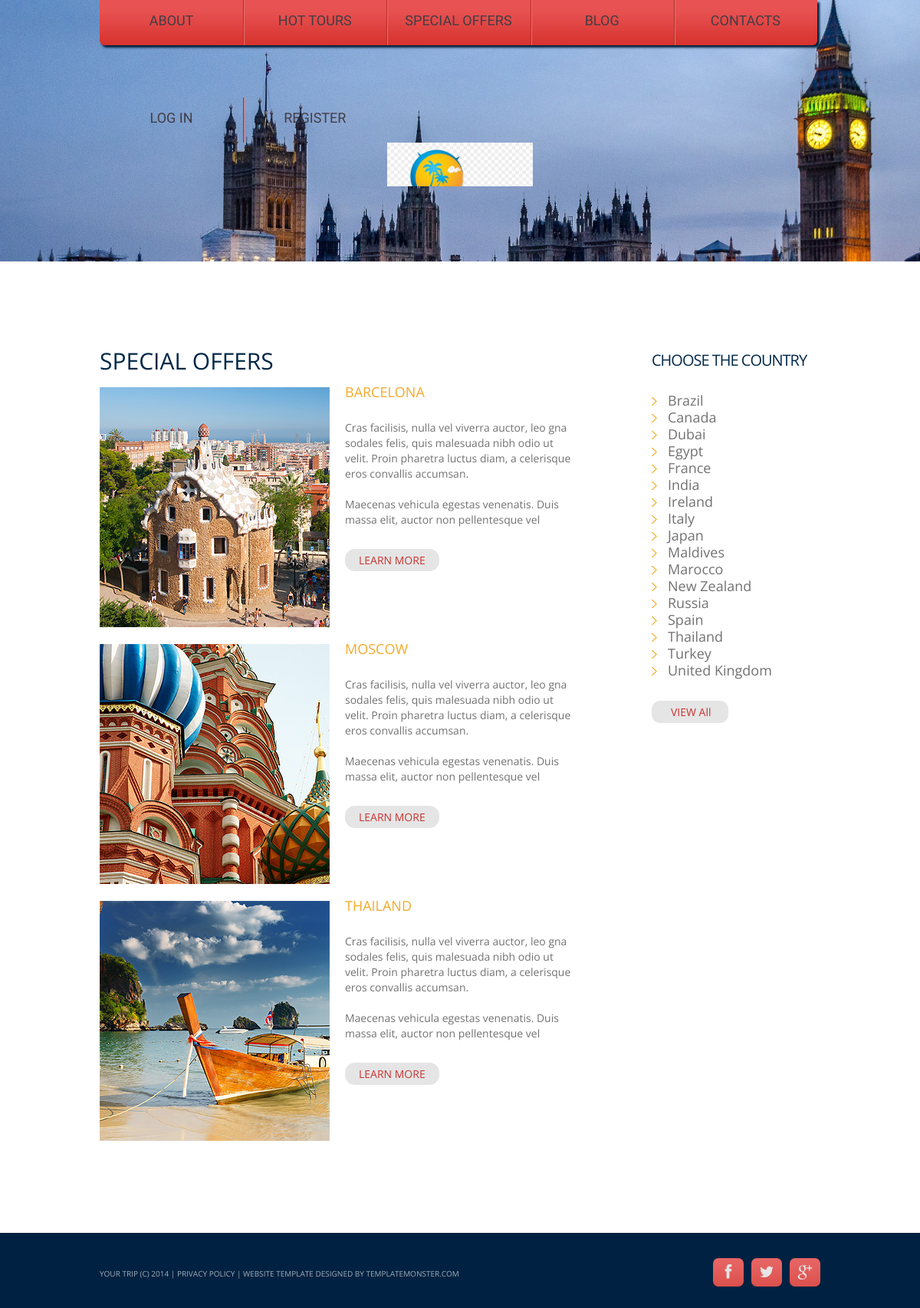
Screenshot of /offers with the database file from the repository.
### travel/models.py (models this page shows, shortened)
class Country(models.Model):
    holiday = models.ForeignKey(Blog, on_delete=models.CASCADE, related_name="holiday")
    country = models.CharField(max_length=150)
    categories = models.CharField(max_length=100)
    class Meta:
        ordering = ['country']

### travel/views.py (the view)
# urls.py: path("offers", views.offers, name="offers"),
def offers(request):
    country = Country.objects.all()
    return render(request, "travel/offers.html",{
        "country": country
    })

### travel/templates/travel/offers.html (shortened to what this page needs)
{% extends 'travel/base.html' %}
{% block body %}
		<div class="content"><div class="ic"></div>
			<div class="container_12">
				<div class="grid_8">
					<h3>Special offers</h3>
					<div class="block2">
						<img src="static/images/page3_img1.jpg" alt="" class="img_inner fleft">
						<div class="extra_wrapper">
							<div class="text1 col1"><a href="#">Barcelona</a></div>
							<p>Cras facilisis, nulla vel viverra auctor, leo gna sodales felis, quis malesuada nibh odio ut velit. Proin pharetra luctus diam, a celerisque eros convallis accumsan. </p>Maecenas vehicula egestas venenatis. Duis massa elit, auctor non pellentesque vel
							<br>
							{% for c in country %}
								{% if c.country == "Spain" %}
									<a href="{% url 'country' c.id %}" class="link1">LEARN MORE</a>
								{% endif %}
							{% endfor %}
						</div>
					</div>
					<div class="block2">
						<img src="static/images/page3_img2.jpg" alt="" class="img_inner fleft">
						<div class="extra_wrapper">
							<div class="text1 col1"><a href="#">Moscow</a></div>
							<p>Cras facilisis, nulla vel viverra auctor, leo gna sodales felis, quis malesuada nibh odio ut velit. Proin pharetra luctus diam, a celerisque eros convallis accumsan. </p>Maecenas vehicula egestas venenatis. Duis massa elit, auctor non pellentesque vel
							<br>
							{% for c in country %}
								{% if c.country == "Russia" %}
									<a href="{% url 'country' c.id %}" class="link1">LEARN MORE</a>
								{% endif %}
							{% endfor %}
						</div>
					</div>
					<div class="block2">
						<img src="static/images/page3_img3.jpg" alt="" class="img_inner fleft">
						<div class="extra_wrapper">
							<div class="text1 col1"><a href="#">Thailand</a></div>
							<p>Cras facilisis, nulla vel viverra auctor, leo gna sodales felis, quis malesuada nibh odio ut velit. Proin pharetra luctus diam, a celerisque eros convallis accumsan. </p>Maecenas vehicula egestas venenatis. Duis massa elit, auctor non pellentesque vel
							<br>
							{% for c in country %}
							{% if c.country == "Thailand" %}
								<a href="{% url 'country' c.id %}" class="link1">LEARN MORE</a>
							{% endif %}
						{% endfor %}
						</div>
					</div>
				</div>
				<div class="grid_3 prefix_1">
					<h5>CHOOse the country</h5>
					{% for c in country %}
					<ul class="list">
						<li><a href="{% url 'country' c.id %}">{{c.country}}</a></li>
					</ul>
					{% endfor %}
					<a href="{% url 'blog' %}" class="link1">VIEW A<span class="low">ll</span></a>
				</div>
			</div>
		</div>
{% endblock %}

### travel/templates/travel/base.html (shortened to what this page needs)
<!DOCTYPE html>
<html lang="en">
	<head>
		{% load static %}
		<link rel="stylesheet" href="{% static 'css/style.css' %}">
	</head>
	<body>
		<header>
			<div class="container_12">
				<div class="grid_12">
					<div class="menu_block">
						<nav class="horizontal-nav full-width horizontalNav-notprocessed">
							<ul class="sf-menu">
								<li><a href="{% url 'index' %}">ABOUT</a></li>
								<li><a href="{% url 'hot_tours' %}">HOT TOURS</a></li>
								<li><a href="{% url 'offers' %}">SPECIAL OFFERS</a></li>
								<li><a href="{% url 'blog' %}">BLOG</a></li>
								<li><a href="{% url 'contact' %}">CONTACTS</a></li>
							</ul>
						</nav>
					</div>
					<div class="menu_block">
						<nav class="horizontal-nav full-width horizontalNav-notprocessed">
							<ul class="sf-menu">
								{% if not user.is_authenticated %}
								<li><a href="{% url 'login' %}">Log IN</a></li>
								<li><a href="{% url 'register' %}">REGISTER</a></li>
								{% else %}
								<li><a href="{% url 'logout' %}">LOG OUT</a></li>
								<li><a href="{% url 'profile' %}">PROFILE</a></li>
								{% endif %}
							</ul>
						</nav>
						</div>
				</div>
				<div class="grid_12">
					<h1>
						<a href="{% url 'index' %}">
							<img src="static/images/logo.png" alt="Your Happy Family">
						</a>
					</h1>
				</div>
			</div>
		</header>
{% block body %}
{% endblock %}
		<footer>
			<div class="container_12">
				<div class="grid_12">
					<div class="socials">
						<a href="#" class="fa fa-facebook"></a>
						<a href="#" class="fa fa-twitter"></a>
						<a href="#" class="fa fa-google-plus"></a>
					</div>
					<div class="copy">
						Your Trip (c) 2014 | <a href="#">Privacy Policy</a> | Website Template Designed by TemplateMonster.com
					</div>
				</div>
			</div>
		</footer>
	</body>
</html>

### travel/static/css/style.css (style rules this page uses)
html { width: 100%; }
* { -webkit-text-size-adjust: none; }
body { position: relative; min-width: 960px; background-color: #002141; color: #737272; font: 14px/20px 'Open Sans', sans-serif; }
p { margin-bottom: 20px; }
img { max-width: 100%; }
h1, h2, h3, h4, h5, h6 { font-weight: normal; color: #3e454c; text-transform: uppercase; }
h3 { font-size: 30px; line-height: 27px; color: #002747; padding-top: 116px; margin-bottom: 17px; font-weight: normal; }
h5 { font-size: 20px; padding-top: 115px; line-height: 27px; color: #002747; text-transform: uppercase; letter-spacing: -1px; margin-bottom: 29px; }
ul { padding: 0; margin: 0; list-style: none; }
ul.list { margin-bottom: 2px; }
ul.list li { font-size: 18px; padding-left: 21px; background: url(../images/marker.png) 0 6px no-repeat; }
ul.list + a.link1 { padding-left: 25px; padding-right: 22px; border-radius: 11px; }
.low { text-transform: none; }
a { text-decoration: none; color: inherit; outline: none; transition: 0.5s ease; -o-transition: 0.5s ease; -webkit-transition: 0.5s ease; }
.img_inner { max-width: 100%; -moz-box-sizing: border-box; -webkit-box-sizing: border-box; -o-box-sizing: border-box; box-sizing: border-box; margin-bottom: 17px; margin-top: 7px; }
.fleft { float: left; width: auto !important; margin-right: 20px; margin-bottom: 0px; margin-top: 4px; }
.wrapper, .extra_wrapper { overflow: hidden; }
header { display: block; background: url(../images/slide.jpg) center 0 repeat-x; -webkit-background-size: 100% auto; -moz-background-size: 100% auto; -ms-background-size: 100% auto; -o-background-size: 100% auto; background-size: 100% auto; padding-bottom: 98px; }
header h1 { position: relative; text-align: center; }
header h1 a { display: inline-block; overflow: hidden; width: 190px; height: 57px; font-size: 0; line-height: 0; text-indent: -999px; transition: 0s ease; -o-transition: 0s ease; -webkit-transition: 0s ease; }
header h1 a img { display: block; }
.content { background-color: #fff; padding-bottom: 120px; }
.text1 { font-size: 18px; text-transform: uppercase; margin-bottom: 4px; }
.block2 { overflow: hidden; }
.block2 .text1 { margin-bottom: 27px; }
.block2 +.block2 { margin-top: 18px; }
a.link1 { font-size: 14px; line-height: 20px; color: #c73430; text-transform: uppercase; display: inline-block; background-color: #e5e5e5; padding: 5px 18px 4px; margin-top: 28px; border-radius: 13px; }
.col1 { color: #f3aa29; }
footer { display: block; padding: 0px 0 60px; color: #a3afba; font-family: 'Open Sans', sans-serif; }
.socials { padding-top: 33px; float: right; }
.socials a { background: url(../images/time_bg.png) 0 center repeat-x; float: left; display: block; font-size: 20px; width: 40px; height: 37px; color: #e5e5e5; text-align: center; line-height: 37px; border-radius: 7px; }
.socials a +a { margin-left: 10px; }
.copy { float: left; padding-top: 44px; font-size: 10px; line-height: 18px; text-align: left; text-transform: uppercase; }

### travel/static/css/skeleton.css (style rules this page uses)
.container_12 { position: relative; width: 960px; margin: 0 auto; padding: 0; }
.grid_1, .grid_2, .grid_3, .grid_4, .grid_5, .grid_6, .grid_7, .grid_8, .grid_9, .grid_10, .grid_11, .grid_12 { float: left; display: inline; margin-left: 10px; margin-right: 10px; }
.container_12 .grid_3 { width: 220px; }
.container_12 .grid_8 { width: 620px; }
.container_12 .grid_12 { width: 940px; }
.container_12 .prefix_1 { padding-left:80px; }
.container_12:after { content: "\0020"; display: block; height: 0; clear: both; visibility: hidden; }

### travel/static/css/superfish.css (style rules this page uses)
.menu_block { margin-right: 4px; z-index: 999; position: relative; background: url(../images/menu_bg.png) 0 0 repeat-x #d73430; margin-bottom: 68px; border-radius: 0 0 6px 6px; box-shadow: 3px 3px 3px #001c35; }
.menu_block nav { position: relative; font-family: 'PT Sans Narrow', sans-serif; }
nav>.sf-menu { z-index: 990; text-align: left; position: relative; }
nav { position:relative;padding: 0px 0 0 0; }
.sf-menu li { float:left;position:relative; }
.sf-menu>li { display: block; position: relative; float: left; width: 20%; font-size: 18px; text-transform: uppercase; line-height: 20px; }
.sf-menu>li+li:after { left: 0; top: 0; bottom: 0; width: 2px; content: ''; position: absolute; display: block; z-index: 999; background: url(../images/mebu_sep.png) 0 0 repeat-y; }
.sf-menu>li>a { text-transform: uppercase; text-align: center; color: #433d45; display: block; padding: 17px 0 22px; }

### rows the page displays
Country: shows "LEARN MORE", country "Spain"
Country: shows "LEARN MORE", country "Russia"
Country: shows "LEARN MORE", country "Thailand"
Country: country "Brazil"
Country: country "Canada"
Country: country "Dubai"
Country: country "Egypt"
Country: country "France"
Country: country "India"
Country: country "Ireland"
Country: country "Italy"
Country: country "Japan"
Country: country "Maldives"
Country: country "Marocco"
Country: country "New Zealand"
Country: country "Turkey"
Country: country "United Kingdom"
